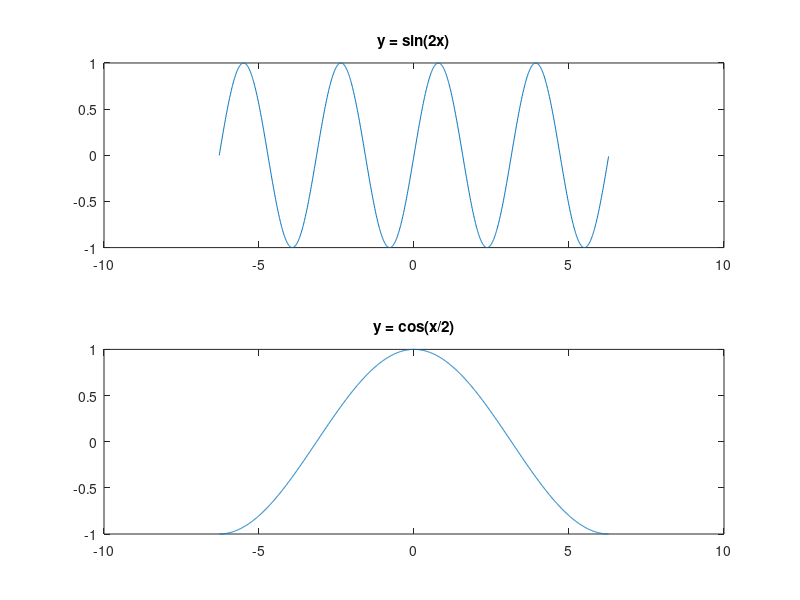

Write MATLAB code to recreate this figure.
% TASK 3
x = -2*pi:0.01:2*pi;
y1 = sin(2*x);
y2 = cos(x/2);

subplot(2,1,1)
plot(x, y1)
title("y = sin(2x)");

subplot(2,1,2)
plot(x, y2)
title("y = cos(x/2)");